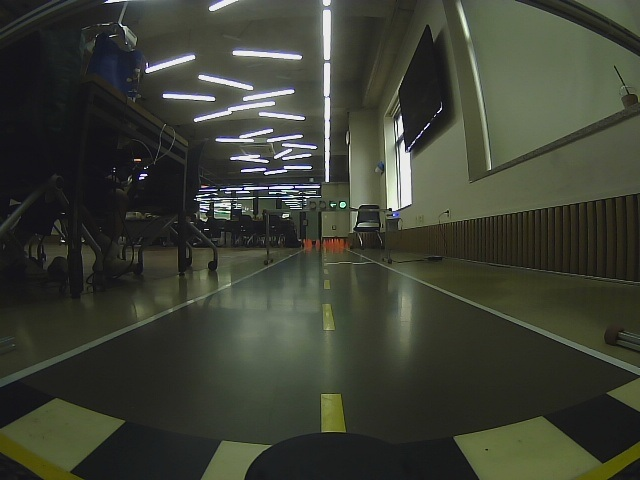
#> input picture legacy/evidence/lane-comparison/assets/frame1/original.jpg, 640 x 480 px
$ python -i preprocessor.py   (imports and definitions only)
#> lines starting #> are read from the running program, lines starting #| are printed output that depends on the picture; after the words box and inside, x2 and y2 are one past the last pixel; in counts of white or black regions, pixels touching at a corner belong together
from __future__ import annotations

from dataclasses import dataclass

import cv2
import numpy as np


@dataclass
class LanePixels:
    debug_image: np.ndarray
    left_x: list[int]
    left_y: list[int]
    mid_x: list[int]
    mid_y: list[int]
    right_x: list[int]
    right_y: list[int]


class AuturboPreprocessor:
    """AuTURBO-style BEV and sliding-window lane extractor."""

    def __init__(
        self,
        roi_y: int = 280,
        roi_y0_ratio: float = 0.58,
        roi_height: int = 200,
        roi_width: int = 640,
        warp_bottom_margin_px: int = 50,
        threshold_mode: str = "auturbo_white_hsv",
        white_s_max: int = 35,
        white_v_min: int = 190,
        window_width_px: int = 30,
        window_height_px: int = 3,
        max_windows_per_side: int = 30,
        max_failures_per_side: int = 10,
    ) -> None:
        self.roi_y = roi_y
        self.roi_y0_ratio = float(roi_y0_ratio)
        self.roi_height = roi_height
        self.roi_width = roi_width
        self.warp_bottom_margin_px = int(warp_bottom_margin_px)
        self.threshold_mode = threshold_mode
        self.white_s_max = int(white_s_max)
        self.white_v_min = int(white_v_min)
        self.window_width = int(window_width_px)
        self.window_height = int(window_height_px)
        self.max_windows_per_side = int(max_windows_per_side)
        self.max_failures_per_side = int(max_failures_per_side)

    def threshold_lane(self, frame: np.ndarray) -> np.ndarray:
        if self.threshold_mode in {"auturbo_white_hsv", "white_hsv"}:
            hsv = cv2.cvtColor(frame, cv2.COLOR_BGR2HSV)
            white_mask = cv2.inRange(
                hsv,
                np.array([0, 0, self.white_v_min], dtype=np.uint8),
                np.array([180, self.white_s_max, 255], dtype=np.uint8),
            )
            kernel = cv2.getStructuringElement(cv2.MORPH_ELLIPSE, (5, 5))
            return cv2.morphologyEx(white_mask, cv2.MORPH_CLOSE, kernel)

        blurred = cv2.GaussianBlur(frame, (3, 3), 0)
        gray = cv2.cvtColor(blurred, cv2.COLOR_BGR2GRAY)
        return cv2.adaptiveThreshold(gray, 255, cv2.ADAPTIVE_THRESH_GAUSSIAN_C, cv2.THRESH_BINARY_INV, 11, 9)

    def warp_perspective(self, binary: np.ndarray) -> np.ndarray:
        h, w = binary.shape[:2]
        width = w
        usable_height = max(10, h - self.warp_bottom_margin_px)
        width_margin = int(round(width * 215.0 / 640.0))
        src = np.float32([[0, 0], [0, usable_height], [width - 1, 0], [width - 1, usable_height]])
        dst = np.float32(
            [[0, 0], [width_margin, usable_height], [width - 1, 0], [width - 1 - width_margin, usable_height]]
        )
        matrix = cv2.getPerspectiveTransform(src, dst)
        return cv2.warpPerspective(binary[:usable_height, :], matrix, (width, usable_height), flags=cv2.INTER_LINEAR)

    def bev_to_frame_point(self, x: int, y: int, frame_shape: tuple[int, int, int] | tuple[int, int]) -> tuple[int, int]:
        frame_h, frame_w = frame_shape[:2]
        roi_y0 = int(np.clip(frame_h * self.roi_y0_ratio, 0, max(0, frame_h - 1)))
        roi_h = int(np.clip(self.roi_height, 40, frame_h - roi_y0))
        usable_height = max(10, roi_h - self.warp_bottom_margin_px)
        width_margin = int(round(frame_w * 215.0 / 640.0))
        src = np.float32([[0, 0], [0, usable_height], [frame_w - 1, 0], [frame_w - 1, usable_height]])
        dst = np.float32(
            [[0, 0], [width_margin, usable_height], [frame_w - 1, 0], [frame_w - 1 - width_margin, usable_height]]
        )
        inverse = cv2.getPerspectiveTransform(dst, src)
        point = np.float32([[[float(x), float(y)]]])
        roi_point = cv2.perspectiveTransform(point, inverse)[0][0]
        frame_x = int(np.clip(round(float(roi_point[0])), 0, frame_w - 1))
        frame_y = int(np.clip(round(float(roi_point[1])) + roi_y0, 0, frame_h - 1))
        return frame_x, frame_y

    def edge_binary(self, warped: np.ndarray) -> np.ndarray:
        edge = cv2.Canny(warped, 70, 210)
        close_kernel = cv2.getStructuringElement(cv2.MORPH_ELLIPSE, (13, 13))
        closed = cv2.morphologyEx(edge, cv2.MORPH_CLOSE, close_kernel)
        return self._suppress_checkerboard_edges(closed)

    def _suppress_checkerboard_edges(self, img: np.ndarray) -> np.ndarray:
        """Remove dense grid-like white patterns before sliding-window tracing."""
        _, w = img.shape[:2]
        num_labels, labels, stats, _ = cv2.connectedComponentsWithStats(img, connectivity=8)
        lane_like = np.zeros_like(img)
        for label in range(1, num_labels):
            x, y, comp_w, comp_h, area = stats[label]
            if area < 8:
                continue
            density = float(area) / max(1.0, float(comp_w * comp_h))
            too_wide_grid = comp_w > max(140, int(w * 0.22)) and comp_h > 25 and density > 0.12
            if too_wide_grid:
                continue
            lane_like[labels == label] = 255
        return lane_like

    def hist_line_peak(self, img: np.ndarray) -> tuple[int, int, int]:
        h, w = img.shape[:2]
        histogram = np.sum(img[int(h * 0.6) :, :], axis=0)
        midpoint = int(histogram.shape[0] / 2)
        side_margin = 50
        mid_margin = 30

        left_slice = histogram[: max(1, midpoint - side_margin)]
        right_slice = histogram[min(w - 1, midpoint + side_margin) :]
        mid_slice = histogram[max(0, midpoint - mid_margin) : min(w, midpoint + mid_margin)]

        left_base = int(np.argmax(left_slice)) if left_slice.size else midpoint // 2
        right_base = int(midpoint + side_margin + np.argmax(right_slice)) if right_slice.size else midpoint + midpoint // 2
        mid_base = int(max(0, midpoint - mid_margin) + np.argmax(mid_slice)) if mid_slice.size else midpoint
        return left_base, mid_base, right_base

    def sliding_window(self, img: np.ndarray) -> LanePixels:
        debug = cv2.cvtColor(img.copy(), cv2.COLOR_GRAY2BGR)
        left_base, mid_base, right_base = self.hist_line_peak(img)
        left_x, left_y = self._trace_lane(
            img,
            debug,
            left_base,
            max_windows=self.max_windows_per_side,
            fail_limit=self.max_failures_per_side,
            color=(255, 0, 0),
        )
        mid_x, mid_y = self._trace_lane(
            img,
            debug,
            mid_base,
            max_windows=min(10, max(3, self.max_windows_per_side // 3)),
            fail_limit=min(3, self.max_failures_per_side),
            color=(0, 0, 255),
        )
        right_x, right_y = self._trace_lane(
            img,
            debug,
            right_base,
            max_windows=self.max_windows_per_side,
            fail_limit=self.max_failures_per_side,
            color=(0, 255, 0),
        )
        return LanePixels(debug, left_x, left_y, mid_x, mid_y, right_x, right_y)

    def _trace_lane(
        self,
        img: np.ndarray,
        debug: np.ndarray,
        base_x: int,
        max_windows: int,
        fail_limit: int,
        color: tuple[int, int, int],
    ) -> tuple[list[int], list[int]]:
        h, w = img.shape[:2]
        x = int(np.clip(base_x, 0, w - 1))
        y = min(h - 1, 120)
        fail_count = 0
        found_previous = False
        xs: list[int] = []
        ys: list[int] = []

        while y > 0 and len(xs) < max_windows and fail_count <= fail_limit:
            y0 = max(0, y - self.window_height)
            x0 = max(0, x - self.window_width)
            x1 = min(w, x + self.window_width + 1)
            window = img[y0:y, x0:x1]
            contours, _ = cv2.findContours(window, cv2.RETR_TREE, cv2.CHAIN_APPROX_SIMPLE)
            if not contours:
                found_previous = False
                cx, cy = self._nonzero_center(window, x0, y0)
                if cx is None or cy is None:
                    fail_count += 1
                    y -= self.window_height
                    continue
            else:
                contour = max(contours, key=cv2.contourArea)
                moments = cv2.moments(contour)
                if moments["m00"] > 0:
                    cx = int(x0 + moments["m10"] / moments["m00"])
                    cy = int(y0 + moments["m01"] / moments["m00"])
                else:
                    cx, cy = self._nonzero_center(window, x0, y0)
                    if cx is None or cy is None:
                        fail_count += 1
                        found_previous = False
                        y -= self.window_height
                        continue
            xs.append(cx)
            ys.append(cy)
            x = int(np.clip(cx, 0, w - 1))
            found_previous = True
            fail_count = 0
            cv2.circle(debug, (cx, cy), 2, color, -1)
            y -= self.window_height
        return xs, ys

    @staticmethod
    def _nonzero_center(window: np.ndarray, x0: int, y0: int) -> tuple[int | None, int | None]:
        ys, xs = np.nonzero(window)
        if xs.size == 0:
            return None, None
        return int(x0 + np.mean(xs)), int(y0 + np.mean(ys))

    def process(self, frame: np.ndarray) -> tuple[np.ndarray, np.ndarray, LanePixels]:
        h, _ = frame.shape[:2]
        roi_y0 = int(np.clip(h * self.roi_y0_ratio, 0, max(0, h - 1)))
        roi_h = int(np.clip(self.roi_height, 40, h - roi_y0))
        roi = frame[roi_y0 : roi_y0 + roi_h, :]
        binary = self.threshold_lane(roi)
        warped = self.warp_perspective(binary)
        lane_binary = self.edge_binary(warped)
        pixels = self.sliding_window(lane_binary)
        return binary, lane_binary, pixels

>>> import cv2
>>> picture = cv2.imread('../../../../../evidence/lane-comparison/assets/frame1/original.jpg')
#> picture is the input picture: shape (480, 640, 3); mean B, G, R 52.5, 64.2, 60.9
>>> result = AuturboPreprocessor().process(picture)
#> in process, `roi = frame[roi_y0 : roi_y0 + roi_h, :]`:
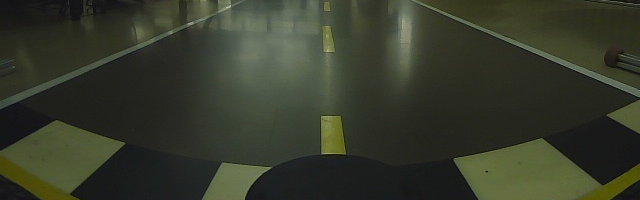
#> roi: shape (200, 640, 3); mean B, G, R 43.2, 58.1, 53.9
#> in threshold_lane, `hsv = cv2.cvtColor(frame, cv2.COLOR_BGR2HSV)`: hsv: shape (200, 640, 3); mean H, S, V 44, 60.5, 58.2
#> in threshold_lane, `white_mask = cv2.inRange( hsv, np.array([0, 0, self.white_v_min], dtyp..`:
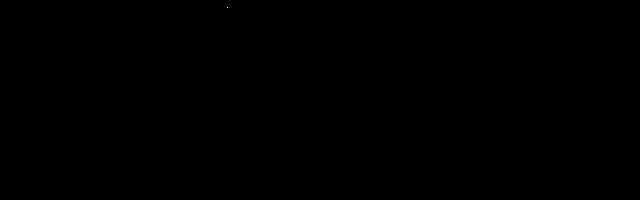
#> white_mask: shape (200, 640); 0% white in thin lines or dots, all inside (x1, y1, x2, y2) = (227, 7, 228, 8)
#> in edge_binary, `edge = cv2.Canny(warped, 70, 210)`:
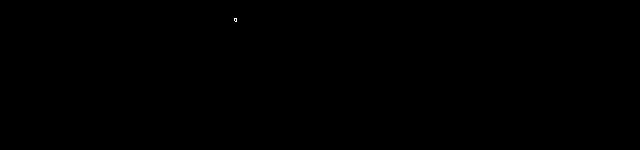
#> edge: shape (150, 640); 0.01% white in thin lines or dots, all inside (x1, y1, x2, y2) = (234, 18, 237, 22)
#> in _suppress_checkerboard_edges, `num_labels, labels, stats, _ = cv2.connectedComponentsWithStats(img, c..`: num_labels = 2; stats = [[0, 0, 640, 150, 95989], [234, 18, 3, 4, 11]]
#> the loop in _suppress_checkerboard_edges, `for label in range(1, num_labels):` made 1 pass
#> (x, y, comp_w, comp_h, area, density, too_wide_grid) on pass 1: (234, 18, 3, 4, 11, 0.917, False)
#> in hist_line_peak, `histogram = np.sum(img[int(h * 0.6) :, :], axis=0)`: histogram = 640 values from 0 to 0
#> in hist_line_peak, `left_slice = histogram[: max(1, midpoint - side_margin)]`: left_slice = 270 values from 0 to 0
#> in hist_line_peak, `mid_slice = histogram[max(0, midpoint - mid_margin) : min(w, midpoint ..`: mid_slice = 60 values from 0 to 0
#> in hist_line_peak, `left_base = int(np.argmax(left_slice)) if left_slice.size else midpoin..`: left_base = 0
#> in hist_line_peak, `right_base = int(midpoint + side_margin + np.argmax(right_slice)) if r..`: right_base = 370
#> in hist_line_peak, `mid_base = int(max(0, midpoint - mid_margin) + np.argmax(mid_slice)) i..`: mid_base = 290
#> in sliding_window, `left_base, mid_base, right_base = self.hist_line_peak(img)`: left_base = 0; mid_base = 290; right_base = 370
#> in _trace_lane, `x = int(np.clip(base_x, 0, w - 1))`: x = 0
#> after the loop in _trace_lane, `while y > 0 and len(xs) < max_windows and fail_count <= fail_limit:`: xs = []; y = 87; ys = []
